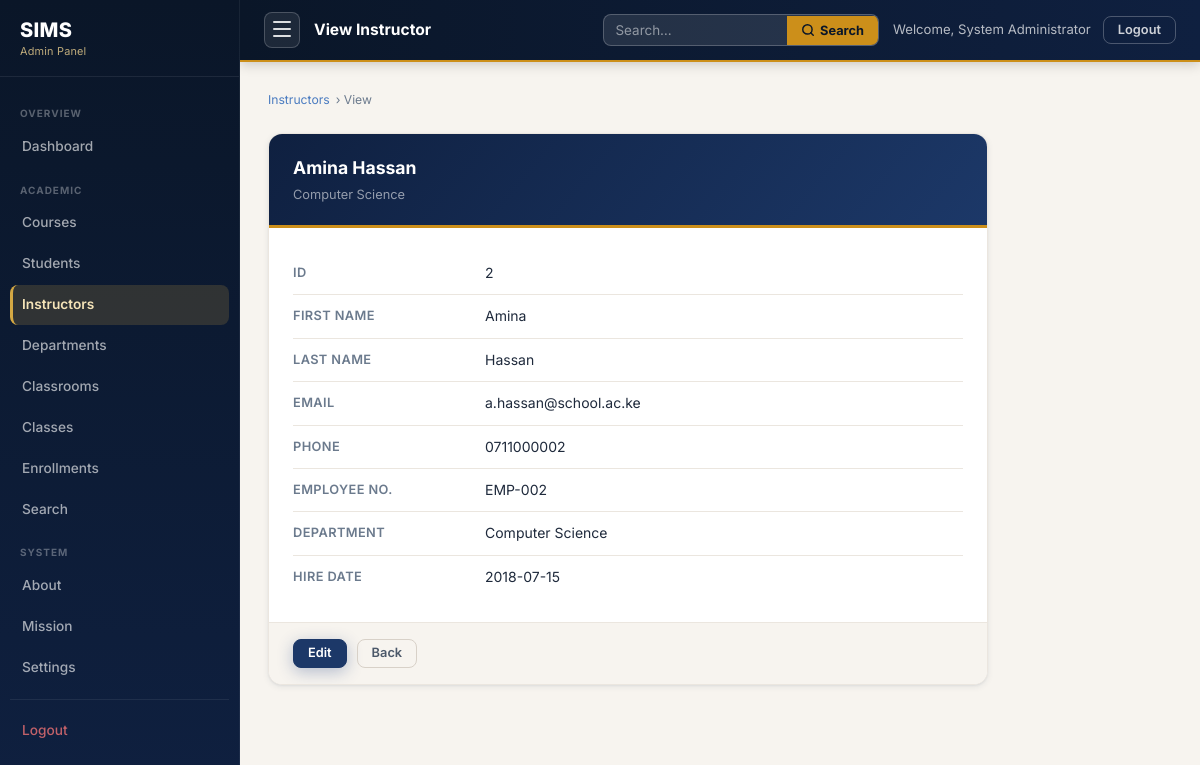
The page /instructor_view.php?id=2 (signed in) on the database its author committed.
### tables this page shows
CREATE TABLE instructors (
    instructor_id   INT          NOT NULL AUTO_INCREMENT,
    department_id   INT          NOT NULL,
    first_name      VARCHAR(100) NOT NULL,
    last_name       VARCHAR(100) NOT NULL,
    email           VARCHAR(150) NOT NULL,
    phone           VARCHAR(20)  DEFAULT NULL,
    employee_number VARCHAR(20)  NOT NULL,
    hire_date       DATE         DEFAULT NULL,

    CONSTRAINT pk_instructors      PRIMARY KEY (instructor_id),
    CONSTRAINT uq_instructor_email UNIQUE (email),
    CONSTRAINT uq_employee_number  UNIQUE (employee_number),
    CONSTRAINT fk_instructor_dept
        FOREIGN KEY (department_id)
        REFERENCES departments(department_id)
        ON DELETE RESTRICT
        ON UPDATE CASCADE
);

CREATE TABLE departments (
    department_id    INT          NOT NULL AUTO_INCREMENT,
    dept_code        VARCHAR(10)  NOT NULL,
    dept_name        VARCHAR(100) NOT NULL,
    hod_name         VARCHAR(150) DEFAULT NULL COMMENT 'Head of Department (optional)',
    established_year YEAR         DEFAULT NULL,

    CONSTRAINT pk_departments PRIMARY KEY (department_id),
    CONSTRAINT uq_dept_code   UNIQUE (dept_code),
    CONSTRAINT uq_dept_name   UNIQUE (dept_name)
);

### instructor_view.php (the view, shortened to what this page needs)
<?php
require_once '../config.php'; require_once 'admin_auth.php';
$id=(int)($_GET['id']??0); if($id<=0){header('Location: instructors.php');exit;}
$s=$pdo->prepare("SELECT i.*,d.dept_name FROM instructors i JOIN departments d ON i.department_id=d.department_id WHERE i.instructor_id=:id");
$s->execute([':id'=>$id]); $ins=$s->fetch(); if(!$ins){header('Location: instructors.php');exit;}
require_once '../includes/admin_sidebar.php';
?>
<div class="admin-ph"><div class="admin-ph-breadcrumb"><a href="instructors.php">Instructors</a> &rsaquo; View</div></div>
<div class="view-card">
  <div class="view-card-header">
    <div class="view-card-title"><?=htmlspecialchars($ins['first_name'].' '.$ins['last_name'],ENT_QUOTES,'UTF-8')?></div>
    <div class="view-card-sub"><?=htmlspecialchars($ins['dept_name'],ENT_QUOTES,'UTF-8')?></div>
  </div>
  <div class="view-card-body">
    <div class="view-row"><span class="view-label">ID</span><span class="view-value"><?=(int)$ins['instructor_id']?></span></div>
    <div class="view-row"><span class="view-label">First Name</span><span class="view-value"><?=htmlspecialchars($ins['first_name'],ENT_QUOTES,'UTF-8')?></span></div>
    <div class="view-row"><span class="view-label">Last Name</span><span class="view-value"><?=htmlspecialchars($ins['last_name'],ENT_QUOTES,'UTF-8')?></span></div>
    <div class="view-row"><span class="view-label">Email</span><span class="view-value"><?=htmlspecialchars($ins['email'],ENT_QUOTES,'UTF-8')?></span></div>
    <div class="view-row"><span class="view-label">Phone</span><span class="view-value"><?=htmlspecialchars($ins['phone']??'—',ENT_QUOTES,'UTF-8')?></span></div>
    <div class="view-row"><span class="view-label">Employee No.</span><span class="view-value"><?=htmlspecialchars($ins['employee_number'],ENT_QUOTES,'UTF-8')?></span></div>
    <div class="view-row"><span class="view-label">Department</span><span class="view-value"><?=htmlspecialchars($ins['dept_name'],ENT_QUOTES,'UTF-8')?></span></div>
    <div class="view-row"><span class="view-label">Hire Date</span><span class="view-value"><?=htmlspecialchars($ins['hire_date']??'—',ENT_QUOTES,'UTF-8')?></span></div>
  </div>
  <div class="view-card-footer">
    <a href="instructor_edit.php?id=<?=(int)$id?>" class="btn btn-primary btn-sm">Edit</a>
    <a href="instructors.php" class="btn btn-ghost btn-sm">Back</a>
  </div>
</div>
<?php require_once '../includes/admin_footer.php'; ?>

### sims.css (style rules this page uses)
:root { --primary-950: #0a1628; --primary-900: #0f2040; --primary-800: #152b55; --primary-700: #1c3868; --primary-600: #234a82; --primary-500: #2d5d9e; --primary-400: #4a7bc0; --primary-300: #7aa3d4; --primary-200: #b3cce8; --primary-100: #dce9f5; --primary-50: #eef4fb; --primary: var(--primary-700); --primary-dark: var(--primary-900); --primary-mid: var(--primary-600); --primary-light: var(--primary-400); --primary-tint: var(--primary-50); --accent-900: #7a4a05; --accent-800: #9e6108; --accent-700: #b8780f; --accent-600: #cc8f1a; --accent-500: #d4a843; --accent-400: #e0bc68; --accent-300: #ecd08f; --accent-200: #f5e4b8; --accent-100: #faf2dc; --accent-50: #fdf9ee; --accent: var(--accent-500); --accent-dark: var(--accent-700); --accent-light: var(--accent-300); --accent-tint: var(--accent-50); --success: #1a7a4a; --success-mid: #22a362; --success-light: #d4f0e3; --success-border: #7dd4aa; --error: #b91c1c; --error-mid: #dc2626; --error-light: #fde8e8; --error-border: #f4a4a4; --warning: #a16207; --warning-mid: #ca8a04; --warning-light: #fef9c3; --warning-border: #f0d080; --info: #0e5f8a; --info-mid: #1580bb; --info-light: #d0eaf7; --info-border: #80c4e8; --bg-body: #f0ebe3; --bg-tinted: #f7f4ef; --bg-surface: #faf8f5; --bg-white: #ffffff; --surface: #ffffff; --surface-alt: #fffdf8; --text-900: #111827; --text-700: #1f2a3c; --text-500: #4b5869; --text-400: #6b7a8d; --text-300: #9ba8b8; --text-inv: #ffffff; --text: var(--text-700); --text-secondary: var(--text-500); --text-muted: var(--text-400); --text-inverse: var(--text-inv); --border: #d8d1c8; --border-light: #ebe6df; --border-focus: var(--primary-500); --wood: #b8823a; --wood-light: #d4aa72; --wood-tint: #f5e9d8; --sp-1: 4px; --sp-2: 8px; --sp-3: 12px; --sp-4: 16px; --sp-5: 20px; --sp-6: 24px; --sp-7: 28px; --sp-8: 32px; --sp-10: 40px; --sp-12: 48px; --sp-16: 64px; --sp-20: 80px; --r-xs: 3px; --r-sm: 5px; --r: 8px; --r-md: 10px; --r-lg: 14px; --r-xl: 20px; --r-2xl: 28px; --r-full: 9999px; --shadow-xs: 0 1px 2px rgba(28, 46, 80, 0.06); --shadow-sm: 0 2px 6px rgba(28, 46, 80, 0.08), 0 1px 2px rgba(28, 46, 80, 0.05); --shadow: 0 4px 12px rgba(28, 46, 80, 0.10), 0 2px 4px rgba(28, 46, 80, 0.06); --shadow-md: 0 8px 24px rgba(28, 46, 80, 0.12), 0 3px 8px rgba(28, 46, 80, 0.07); --shadow-lg: 0 16px 40px rgba(28, 46, 80, 0.16), 0 6px 12px rgba(28, 46, 80, 0.09); --shadow-accent: 0 4px 16px rgba(212, 168, 67, 0.35); --shadow-primary: 0 4px 16px rgba(28, 58, 130, 0.30); --font: 'Inter', system-ui, -apple-system, BlinkMacSystemFont, 'Segoe UI', sans-serif; --font-mono: 'SFMono-Regular', 'Cascadia Code', Consolas, 'Liberation Mono', monospace; --ease-out: cubic-bezier(0.16, 1, 0.3, 1); --ease-in-out: cubic-bezier(0.45, 0, 0.55, 1); --dur-fast: 120ms; --dur: 200ms; --dur-slow: 350ms; --header-h: 66px; --max-w: 1100px; --max-w-form: 680px; }
*, *::before, *::after { box-sizing: border-box; margin: 0; padding: 0; }
html { scroll-behavior: smooth; -webkit-text-size-adjust: 100%; }
body { font-family: var(--font); font-size: 15px; line-height: 1.6; color: var(--text); background: var(--bg-body); min-height: 100vh; display: flex; flex-direction: column; -webkit-font-smoothing: antialiased; -moz-osx-font-smoothing: grayscale; }
a { color: var(--primary-light); text-decoration: none; transition: color var(--dur) var(--ease-out); }
.btn { display: inline-flex; align-items: center; justify-content: center; gap: var(--sp-2); padding: 10px 22px; font-family: var(--font); font-size: 0.875rem; font-weight: 600; line-height: 1; border-radius: var(--r); border: 1.5px solid transparent; cursor: pointer; text-decoration: none; white-space: nowrap; transition: background var(--dur) var(--ease-out), color var(--dur) var(--ease-out), border-color var(--dur) var(--ease-out), transform var(--dur) var(--ease-out), box-shadow var(--dur) var(--ease-out); position: relative; overflow: hidden; }
.btn-primary { background: var(--primary-700); color: #fff; border-color: var(--primary-700); box-shadow: var(--shadow-primary); }
.btn-ghost { background: transparent; color: var(--text-secondary); border-color: var(--border); }
.btn-sm { padding: 7px 14px; font-size: 0.80rem; }

### rows shown on the page
instructors: first_name+last_name "Amina Hassan", department.dept_name "Computer Science", instructor_id "2", first_name "Amina", last_name "Hassan", email "a.hassan@school.ac.ke", phone "0711000002", employee_number "EMP-002", hire_date "2018-07-15"

### other values the page prints
$label "Dashboard"
$label "Courses"
$label "Students"
$label "Instructors"
$label "Departments"
$label "Classrooms"
$label "Classes"
$label "Enrollments"
$label "Search"
$label "About"
$label "Mission"
$label "Settings"
$pageTitle "View Instructor"
$adminName "System Administrator"
